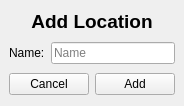
<?xml version="1.0" encoding="UTF-8"?>
<ui version="4.0">
 <class>addUserWindow</class>
 <widget class="QWidget" name="addUserWindow">
  <property name="geometry">
   <rect>
    <x>0</x>
    <y>0</y>
    <width>184</width>
    <height>106</height>
   </rect>
  </property>
  <property name="windowTitle">
   <string>Add Location</string>
  </property>
  <layout class="QVBoxLayout" name="verticalLayout">
   <property name="spacing">
    <number>6</number>
   </property>
   <property name="leftMargin">
    <number>9</number>
   </property>
   <property name="topMargin">
    <number>9</number>
   </property>
   <property name="rightMargin">
    <number>9</number>
   </property>
   <property name="bottomMargin">
    <number>9</number>
   </property>
   <item>
    <widget class="QLabel" name="label">
     <property name="font">
      <font>
       <pointsize>14</pointsize>
       <bold>true</bold>
      </font>
     </property>
     <property name="text">
      <string>Add Location</string>
     </property>
     <property name="alignment">
      <set>Qt::AlignCenter</set>
     </property>
    </widget>
   </item>
   <item>
    <widget class="QWidget" name="widget_3" native="true">
     <layout class="QHBoxLayout" name="horizontalLayout_2">
      <property name="spacing">
       <number>6</number>
      </property>
      <property name="leftMargin">
       <number>0</number>
      </property>
      <property name="topMargin">
       <number>0</number>
      </property>
      <property name="rightMargin">
       <number>0</number>
      </property>
      <property name="bottomMargin">
       <number>0</number>
      </property>
      <item>
       <widget class="QLabel" name="label_2">
        <property name="text">
         <string>Name:</string>
        </property>
       </widget>
      </item>
      <item>
       <widget class="QLineEdit" name="nameInput">
        <property name="placeholderText">
         <string>Name</string>
        </property>
       </widget>
      </item>
     </layout>
    </widget>
   </item>
   <item>
    <widget class="QWidget" name="widget" native="true">
     <layout class="QHBoxLayout" name="horizontalLayout">
      <property name="leftMargin">
       <number>0</number>
      </property>
      <property name="topMargin">
       <number>0</number>
      </property>
      <property name="rightMargin">
       <number>0</number>
      </property>
      <property name="bottomMargin">
       <number>0</number>
      </property>
      <item>
       <widget class="QPushButton" name="cancelBtn">
        <property name="styleSheet">
         <string notr="true"/>
        </property>
        <property name="text">
         <string>Cancel</string>
        </property>
       </widget>
      </item>
      <item>
       <widget class="QPushButton" name="addBtn">
        <property name="text">
         <string>Add</string>
        </property>
       </widget>
      </item>
     </layout>
    </widget>
   </item>
  </layout>
 </widget>
 <resources/>
 <connections/>
</ui>
